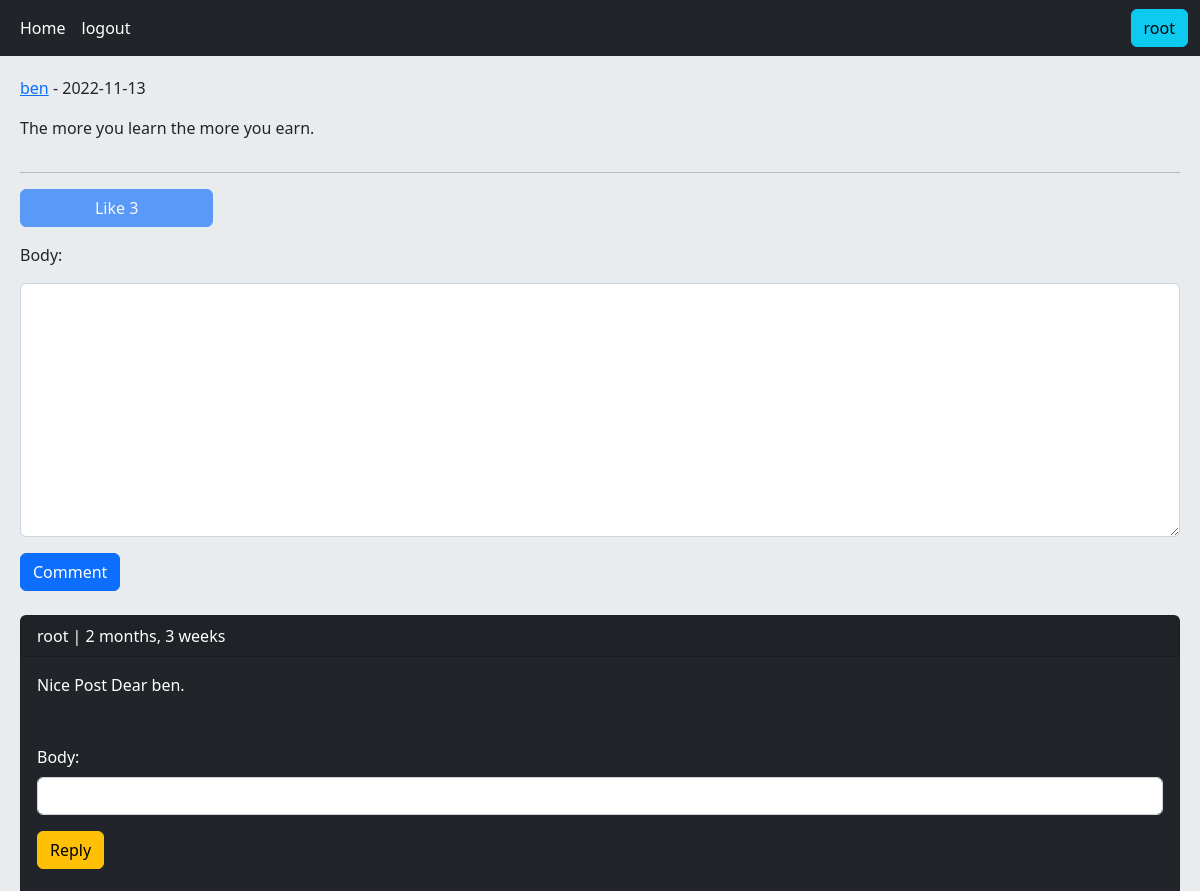
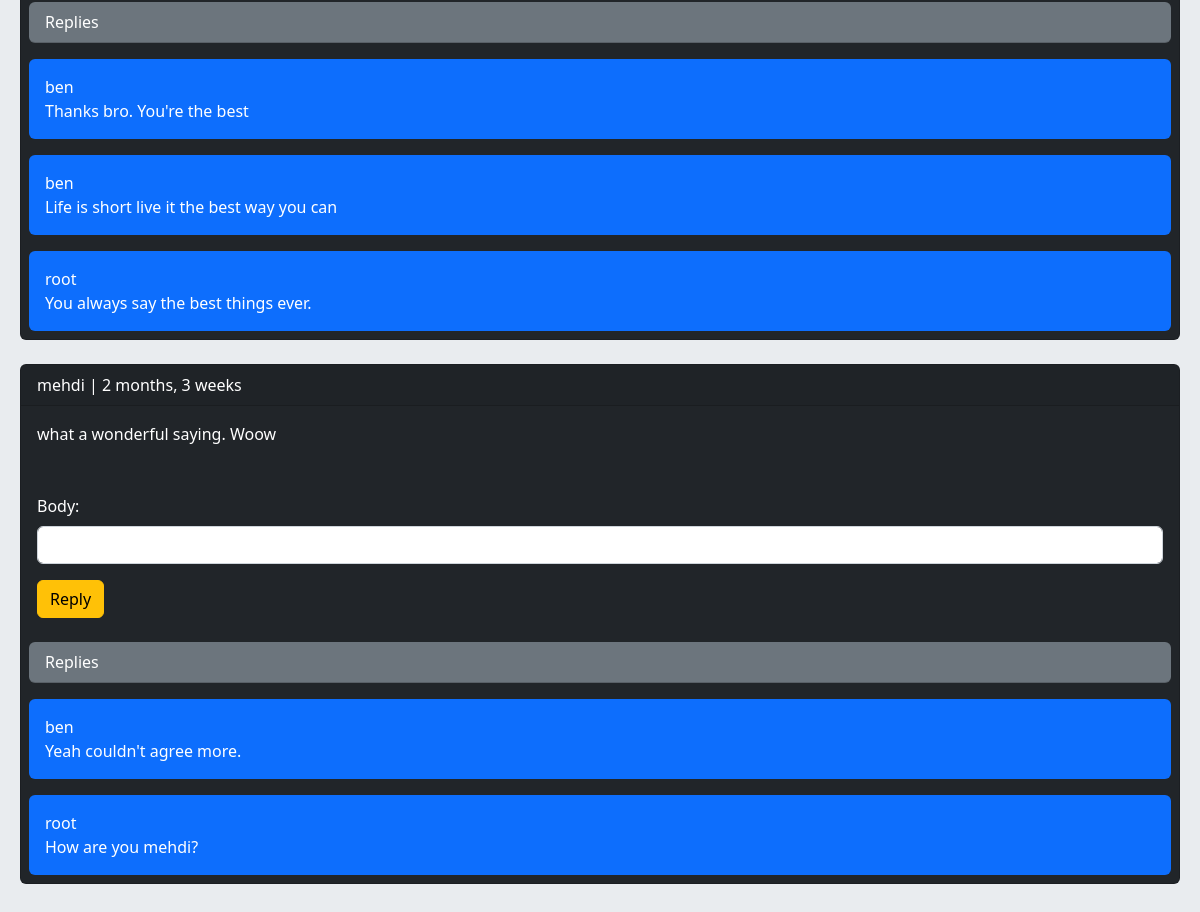
/post/4/the-more-you-learn-the-more-you-earn (signed in), run on the app's committed database (2 pictures, top to bottom).
### home/models.py (models this page shows, shortened)
class Post(models.Model):
    user = models.ForeignKey(User, on_delete=models.CASCADE, related_name='posts')
    title = models.CharField(max_length=100, null=True, blank=True)
    body = models.TextField()
    slug = models.SlugField()
    created = models.DateTimeField(auto_now_add=True)
    updated = models.DateTimeField(auto_now=True)
    class Meta:
        ordering = ['-created']
    def likes_count(self):
        return self.pvotes.count()
    def user_can_like(self, user):
        user_like = user.uvotes.filter(post=self)
        if user_like.exists():
            return True
        return False

class Comment(models.Model):
    user = models.ForeignKey(User, on_delete=models.CASCADE, related_name='ucomments')
    post = models.ForeignKey(Post, on_delete=models.CASCADE, related_name='pcomments')
    reply = models.ForeignKey('self', on_delete=models.CASCADE, related_name='rcomments', blank=True, null=True)
    is_reply = models.BooleanField(default=False)
    body = models.TextField(max_length=400)
    created = models.DateTimeField(auto_now_add=True)

### home/views.py (the view, shortened to what this page needs)
# urls.py: path('post/<int:post_id>/<slug:post_slug>', views.PostDetailView.as_view(), name='post_detail'),
class PostDetailView(View):
    class_form = CommentCreateForm
    class_reply_form = CommentReplyForm
    def setup(self, request, *args, **kwargs):
        self.post_instance = get_object_or_404(Post, pk=kwargs['post_id'], slug=kwargs['post_slug'])
        return super().setup(request, *args, **kwargs)
    def get(self, request, *args, **kwargs):
        post = self.post_instance
        comments = post.pcomments.filter(is_reply=False)
        can_like = request.user.is_authenticated and self.post_instance.user_can_like(request.user)
        context = {'post': post, 'comments': comments, 'form': self.class_form, 'reply_form': self.class_reply_form,
                   'can_like': can_like}
        return render(request, 'home/detail.html', context=context)

### home/templates/home/detail.html (shortened to what this page needs)
{% extends 'base.html' %}
{% block content %}
	<div class="row">
		<div class="col-10">
			<p><a href="{% url 'account:user_profile' post.user.id %}">{{ post.user.username }}</a> - {{ post.updated|date:"Y-m-d" }}</p>
			<p>{{ post.body }}</p>
		</div>
		<div class="col-2 text-end">
		</div>
	</div>
	<hr>
	{% if request.user.is_authenticated %}
		<a href="{% url 'home:post_like' post.id %}" class="{% if can_like %}disabled{% endif %} btn btn-primary col-md-2">Like  {{ post.likes_count }}</a>
		<form action="" method="post" class="mt-3">
			{{ form }}
			<input type="submit" value="Comment" class="btn btn-primary">
		</form>
	{% else %}
		<p class="alert alert-danger">Only users who logged in can send comment</p>
	{% endif %}
	<br>
	{% for comment in comments %}
		<div class="card bg-dark text-white">
			<p class="card-header">{{ comment.user }} | {{ comment.created|timesince }}</p>
			<p class="card-body">{{ comment.body }}</p>
			{% if request.user.is_authenticated %}
				<form action="{% url 'home:add_reply' post.id comment.id %}" method="post" class="p-2 m-2	">
					{{ reply_form.as_p }}
					<input type="submit" value="Reply" class="btn btn-warning">
				</form>
			{% endif %}
			<p class="text-white card-header bg-secondary my-2 mx-2 rounded">Replies</p>
			{% with replies=comment.rcomments.all %}
				{% for reply in replies %}
					<p class="card-body bg-primary p-3 m-2 rounded">{{ reply.user }}<br>{{ reply.body }}</p>
				{% endfor %}
			{% endwith %}
		</div>
		<br>
	{% empty %}
		<p>No comments yet!</p>
	{% endfor %}
{% endblock %}

### templates/inc/navbar.html
<nav class="navbar navbar-expand-lg bg-dark navbar-dark">
  <div class="container-fluid">
    <div class="navbar-nav col-11">
      <a class="nav-link active" href="{% url 'home:home' %}">Home</a>
			{% if not request.user.is_authenticated %}
      <a class="nav-link active" href="{% url 'account:user_register' %}">Register</a>
      <a class="nav-link active" href="{% url 'account:user_login' %}">Login</a>
				</div>
			{% else %}
      	<a class="nav-link active" href="{% url 'account:user_logout' %}">logout</a>
				</div>
				<div class="col-1 d-flex justify-content-end">
					<a class="btn btn-info" href="{% url 'account:user_profile' request.user.id %}">{{ request.user.username }}</a>
				{% endif %}
		</div>
  </div>
</nav>

### data on the page
Post: user.username "ben", updated "2022-11-13", body "The more you learn the more you earn.", likes_count "3"
Comment: user "root", created "2 months, 3 weeks", body "Nice Post Dear ben."
Comment: user "ben", body "Thanks bro. You're the best"
Comment: user "ben", body "Life is short live it the best way you can"
Comment: user "root", body "You always say the best things ever."
Comment: user "mehdi", created "2 months, 3 weeks", body "what a wonderful saying. Woow"
Comment: user "ben", body "Yeah couldn't agree more."
Comment: user "root", body "How are you mehdi?"

### other printed values
{{ request.user.username }} "root"
